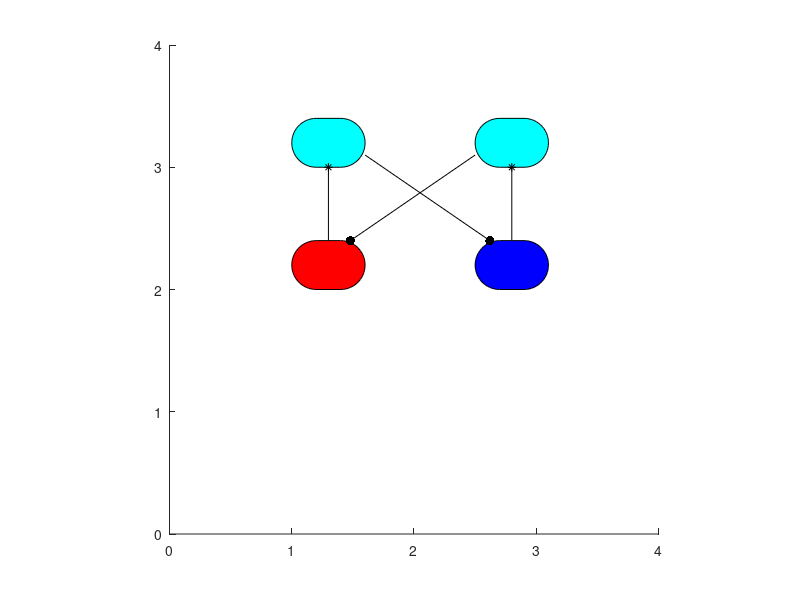

Reproduce this figure in MATLAB.
clear all
clc

% Position
x = 1;
y = 2;
w = 0.6;
h = 0.4;
d = 1;

% Neurons
rectangle('Position',[x y w h],'FaceColor','r','Curvature',1);% PF E
rectangle('Position',[x+1.5*d y w h],'FaceColor','b','Curvature',1);% PF F
rectangle('Position',[x y+d w h],'FaceColor','c','Curvature',1);% PF E IN
rectangle('Position',[x+1.5*d y+d w h],'FaceColor','c','Curvature',1);% PF F IN

% Synapses
line ([x+w/2 x+w/2],[y+h y+d],'color','k');% PF E -> PF E IN
line ([x+1.5*d+w/2 x+1.5*d+w/2],[y+h y+d],'color','k'); % PF F -> PF F IN
line ([x+w x+1.5*d+w/5],[y+d+h/4 y+h],'color','k');% PF E IN -> PF F
line ([x+1.5*d x+4/5*w],[y+d+h/4 y+h],'color','k');% PF F IN -> PF E

hold on 

% Synapse symbol
plot(x+1.5*d+w/5,y+h,'.','color','k','MarkerSize',20); 
plot(x+4/5*w,y+h,'.','color','k','MarkerSize',20);
plot(x+w/2,y+d,'*','color','k','MarkerSize',6);
plot(x+1.5*d+w/2,y+d,'*','color','k','MarkerSize',6);


xlim([0 4])
ylim([0 4])
axis equal
